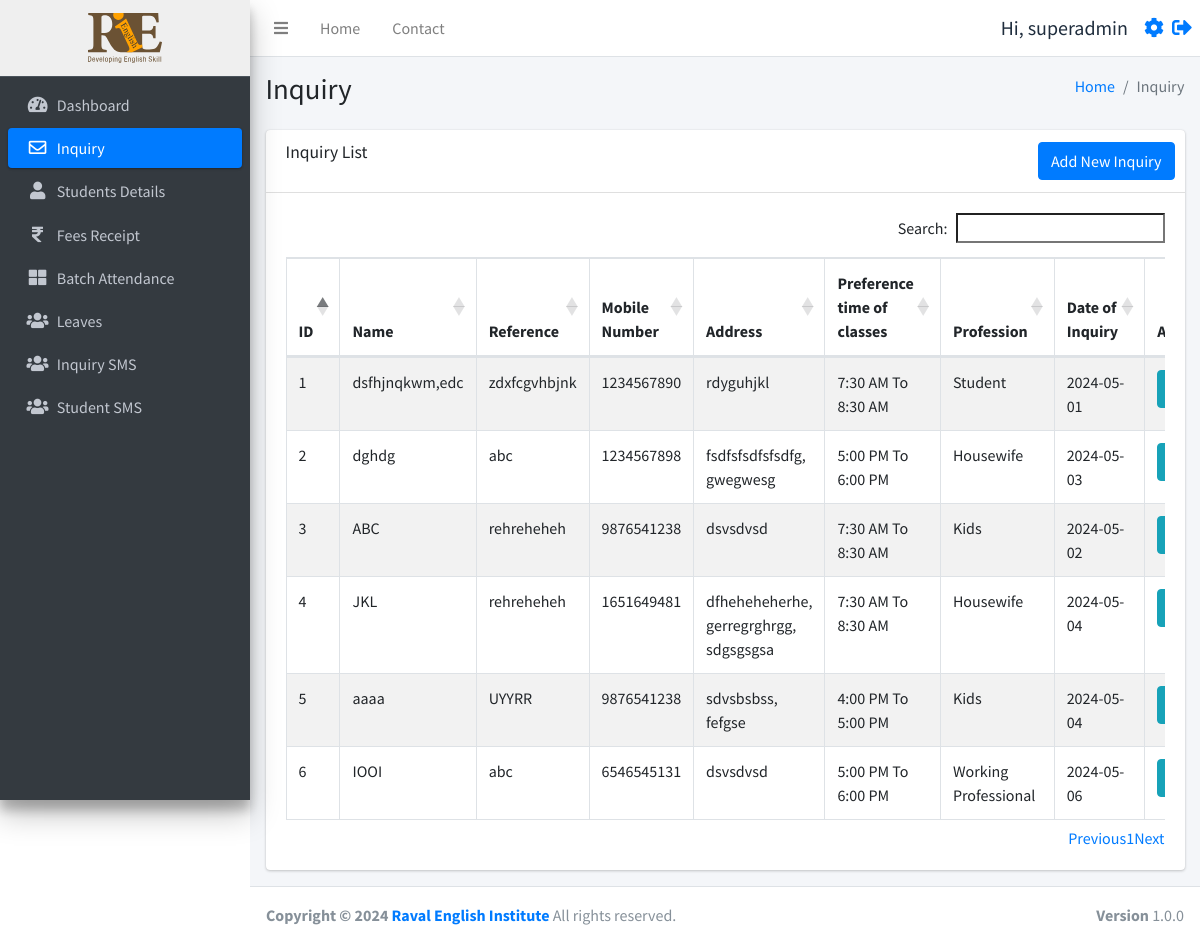
The app's page /inquiry.php (signed in) with its own data.
### tables this page shows
CREATE TABLE `users` (
  `id` int(11) NOT NULL,
  `username` varchar(255) NOT NULL,
  `fullname` varchar(255) NOT NULL,
  `email` varchar(255) NOT NULL,
  `mobile` varchar(15) NOT NULL,
  `password` varchar(255) NOT NULL,
  `status` int(11) NOT NULL,
  `created_at` timestamp NOT NULL DEFAULT current_timestamp()
);

CREATE TABLE `inquiryinfo` (
  `id` int(11) NOT NULL,
  `name` varchar(255) NOT NULL,
  `reference` varchar(255) NOT NULL,
  `address` varchar(255) NOT NULL,
  `mobile_number` varchar(10) NOT NULL,
  `time_of_classes` varchar(255) NOT NULL,
  `profession` varchar(255) NOT NULL,
  `date` date NOT NULL,
  `created_at` datetime DEFAULT current_timestamp()
);

### function.php (called while the page is built, shortened)
<?php
require_once('db.php');
function selectFromTable($tableName, $columns, $whereConditions) {
    global $db;
    try {
        $sql = "SELECT " . implode(', ', $columns) . " FROM $tableName";
        if (!empty($whereConditions)) {
            $sql .= " WHERE " . implode(' AND ', array_map(function ($col) {
                return "$col = :$col";
            }, array_keys($whereConditions)));
        }
        $stmt = $db->prepare($sql);
        foreach ($whereConditions as $col => $value) {
            $stmt->bindValue(":$col", $value);
        }
        $stmt->execute();
        return $stmt->fetchAll(PDO::FETCH_ASSOC);
    } catch (PDOException $e) {
        return false;
    }
}
?>

### inquiry.php (the view, shortened to what this page needs)
<!DOCTYPE html>
<html lang="en">
<head>
</head>
<?php include('./header.php');
require_once 'function.php';
?>
<div class="content-wrapper">
    <div class="content-header">
        <div class="container-fluid">
            <div class="row mb-2">
                <div class="col-sm-6">
                    <h1 class="m-0">Inquiry</h1>
                </div>
                <div class="col-sm-6">
                    <ol class="breadcrumb float-sm-right">
                        <li class="breadcrumb-item"><a href="./dashboard.php">Home</a></li>
                        <li class="breadcrumb-item active">Inquiry</li>
                    </ol>
                </div>
            </div>
        </div>
    </div>
    <section class="content">
        <div class="container-fluid">
            <div class="row">
                <div class="col-12">
                    <div class="card">
                        <div class="card-header">
                            <h3 class="card-title">Inquiry List</h3>
                            <div class="card-tools">
                                <a href="./inquiryform.php" class="btn btn-primary">Add New Inquiry</a>
                            </div>
                        </div>
                        <div class="card-body">
                            <div class="table-responsive">
                                <table id="example1" class="table table-bordered table-striped">
                                    <thead>
                                    <tr>
                                        <th>ID</th>
                                        <th>Name</th>
                                        <th>Reference</th>
                                        <th>Mobile Number</th>
                                        <th>Address</th>
                                        <th>Preference time of classes</th>
                                        <th>Profession</th>
                                        <th>Date of Inquiry</th>
                                        <th>Add</th>
                                    </tr>
                                    </thead>
                                    <tbody>
                                    <?php
                                    $rows = selectFromTable('inquiryinfo', ['id', 'name', 'reference', 'mobile_number', 'address', 'time_of_classes', 'profession', 'date'], []);
                                    $index = 1;
                                    foreach ($rows as $row) {
                                        echo "<tr>";
                                        echo "<td>" . $index++ . "</td>";
                                        echo "<td>" . $row['name'] . "</td>";
                                        echo "<td>" . $row['reference'] . "</td>";
                                        echo "<td>" . $row['mobile_number'] . "</td>";
                                        echo "<td>" . $row['address'] . "</td>";
                                        echo "<td>" . $row['time_of_classes'] . "</td>";
                                        echo "<td>" . $row['profession'] . "</td>";
                                        echo "<td>" . $row['date'] . "</td>";
                                        echo "<td><a href='javascript:void(0);' onclick='confirmAdd(" . $row['id'] . ")' class='btn btn-info'>Add</a></td>";
                                        echo "</tr>";
                                    }
                                    ?>
                                    </tbody>
                                </table>
                            </div>
                        </div>
                    </div>
                </div>
            </div>
        </div>
    </section>
</div>
<?php include('./footer.php');?>

### header.php (shortened to what this page needs)
<?php
require_once 'db.php';
require_once('function.php');
$user = selectFromTable('users', ['*'], ['id' => $_SESSION['user_id']]);
$user = $user[0];
$isFaculty = isset($_SESSION['user_status']) && $_SESSION['user_status'] === 'faculty';
?>
<!DOCTYPE html>
<html lang="en">
<head>
  <link rel="stylesheet" href="./plugins/fontawesome-free/css/all.min.css">
  <link rel="stylesheet" href="https://code.ionicframework.com/ionicons/2.0.1/css/ionicons.min.css">
  <link rel="stylesheet" href="./plugins/icheck-bootstrap/icheck-bootstrap.min.css">
  <link rel="stylesheet" href="https://cdn.datatables.net/1.10.19/css/dataTables.bootstrap4.min.css">
  <link rel="stylesheet" href="./asset/css/adminlte.min.css">
</head>
<body class="hold-transition sidebar-mini layout-fixed">
<div class="wrapper">
  <nav class="main-header navbar navbar-expand navbar-white navbar-light sticky-top">
    <ul class="navbar-nav">
      <li class="nav-item">
        <a class="nav-link" data-widget="pushmenu" href="#" role="button"><i class="fas fa-bars"></i></a>
      </li>
      <li class="nav-item d-none d-sm-inline-block">
        <a href="./dashboard.php" class="nav-link">Home</a>
      </li>
      <li class="nav-item d-none d-sm-inline-block">
        <a href="#" class="nav-link">Contact</a>
      </li>
    </ul>
    <ul class="navbar-nav ml-auto">
      <li class="nav-item d-flex align-items-center">
        <span class="mr-3" style="font-size:20px;">Hi, <?php echo $user['fullname']; ?></span>
        <a href="./profile.php" style="font-size:20px;" class="d-block mr-2"><i class="fas fa-cog"></i></a>
        <a href="./logout.php" style="font-size:20px;"><i class="fas fa-sign-out-alt"></i></a>
      </li>
    </ul>
  </nav>
  <aside class="main-sidebar sidebar-dark-primary elevation-4">
    <a href="./dashboard.php" class="brand-link" style="text-align:center;background:#efefef;">
      <img src="./asset/img/logo.svg" alt="RIE logo Logo" style="height:50px;">
    </a>
    <div class="sidebar">
      <nav class="mt-2">
        <ul class="nav nav-pills nav-sidebar flex-column" data-widget="treeview" role="menu" data-accordion="false">
          <li class="nav-item">
            <a href="./dashboard.php" class="nav-link
            <?php if (strpos($_SERVER['REQUEST_URI'], 'dashboard.php') !== false) {echo "active";}?>">
              <i class="nav-icon fas fa-tachometer-alt"></i>
              <p>
                Dashboard
              </p>
            </a>
          </li>
          <li class="nav-item">
            <a href="./inquiry.php" class="nav-link
            <?php if (strpos($_SERVER['REQUEST_URI'], 'inquiry.php') !== false) {echo "active";}?>">
              <i class="nav-icon far fa-envelope"></i>
              <p>
              Inquiry
              </p>
            </a>
          <li class="nav-item">
            <a href="./studentsdetails.php" class="nav-link
            <?php if (strpos($_SERVER['REQUEST_URI'], 'studentsdetails.php') !== false) {echo "active";}?>">
              <i class="nav-icon fas fa-user"></i>
              <p>
                Students Details
              </p>
            </a>
          </li>
          <li class="nav-item">
            <a href="./fees.php" class="nav-link
            <?php if (strpos($_SERVER['REQUEST_URI'], 'fees.php') !== false) {echo "active";}?>">
            <i class="nav-icon fas fa-rupee-sign"></i>
              <p>
                Fees Receipt
              </p>
            </a>
          </li>
          <li class="nav-item">
            <a href="./batch.php" class="nav-link
            <?php if (strpos($_SERVER['REQUEST_URI'], 'batch.php') !== false) {echo "active";}?>">
            <i class="nav-icon fas fa-th-large"></i>
              <p>
                Batch Attendance
              </p>
            </a>
          </li>
          <li class="nav-item">
            <a href="./leaves.php" class="nav-link
            <?php if (strpos($_SERVER['REQUEST_URI'], 'leaves.php') !== false) {echo "active";}?>">
              <i class="nav-icon fas fa-users"></i>
              <p>
                Leaves
              </p>
            </a>
          </li>
          <?php if (!$isFaculty): ?>
          <li class="nav-item">
            <a href="./inquirysms.php" class="nav-link
            <?php if (strpos($_SERVER['REQUEST_URI'], 'inquirysms.php') !== false) {echo "active";}?>">
              <i class="nav-icon fas fa-users"></i>
              <p>
                Inquiry SMS
              </p>
            </a>
          </li>
          <li class="nav-item">
            <a href="./studentsms.php" class="nav-link
            <?php if (strpos($_SERVER['REQUEST_URI'], 'studentsms.php') !== false) {echo "active";}?>">
              <i class="nav-icon fas fa-users"></i>
              <p>
                Student SMS
              </p>
            </a>
          </li>
          <?php endif; ?>
        </ul>
      </nav>
    </div>
  </aside>

### header.php (style rules this page uses)
table thead tr { border: 2px solid #dee2e6 }
table thead { position: sticky; top: 0; background-color: white; }

### records on screen
users: fullname "superadmin"
inquiryinfo: name "dsfhjnqkwm,edc", reference "zdxfcgvhbjnk", mobile_number "1234567890", address "rdyguhjkl", time_of_classes "7:30 AM To 8:30 AM", profession "Student", date "2024-05-01"
inquiryinfo: name "dghdg", reference "abc", mobile_number "1234567898", address "fsdfsfsdfsfsdfg, gwegwesg", time_of_classes "5:00 PM To 6:00 PM", profession "Housewife", date "2024-05-03"
inquiryinfo: name "ABC", reference "rehreheheh", mobile_number "9876541238", address "dsvsdvsd", time_of_classes "7:30 AM To 8:30 AM", profession "Kids", date "2024-05-02"
inquiryinfo: name "JKL", reference "rehreheheh", mobile_number "1651649481", address "dfheheheherhe, gerregrghrgg, sdgsgsgsa", time_of_classes "7:30 AM To 8:30 AM", profession "Housewife", date "2024-05-04"
inquiryinfo: name "aaaa", reference "UYYRR", mobile_number "9876541238", address "sdvsbsbss, fefgse", time_of_classes "4:00 PM To 5:00 PM", profession "Kids", date "2024-05-04"
inquiryinfo: name "IOOI", reference "abc", mobile_number "6546545131", address "dsvsdvsd", time_of_classes "5:00 PM To 6:00 PM", profession "Working Professional", date "2024-05-06"
